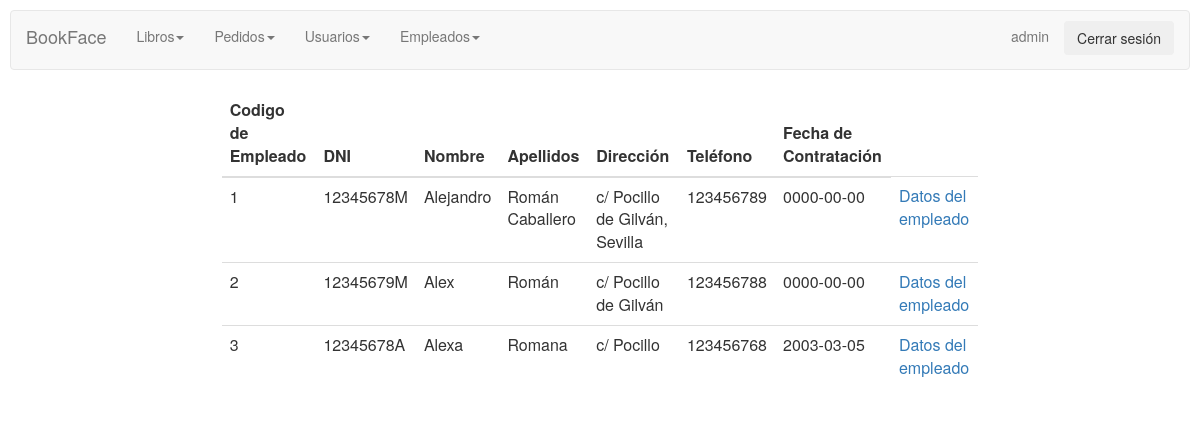
Before: /empleadosadmin/mostrarempleados.php (signed in) with the older database file.
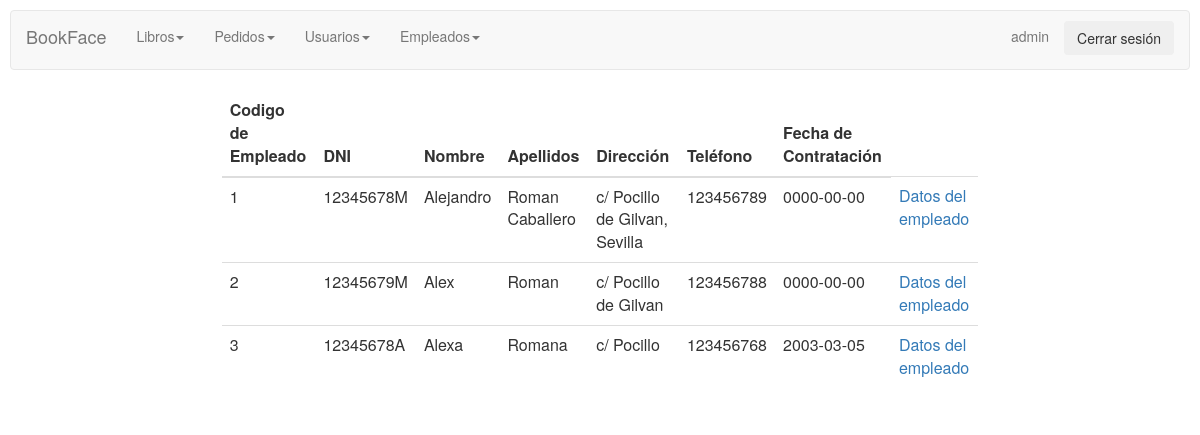
After: the same page with the newer database file.
### tables this page shows
CREATE TABLE `empleados` (
  `codempleado` int(11) NOT NULL AUTO_INCREMENT,
  `dni` char(9) NOT NULL,
  `nombre` varchar(45) NOT NULL,
  `apellidos` varchar(45) NOT NULL,
  `direccion` varchar(255) DEFAULT NULL,
  `telefono` char(9) DEFAULT NULL,
  `fechacontratacion` date DEFAULT NULL,
  PRIMARY KEY (`codempleado`)
);

### empleadosadmin/mostrarempleados.php (the view, shortened to what this page needs)
<html>
<head>
    <link rel="stylesheet" href="../CSS/styles.css">
    <link rel="stylesheet" href="../CSS/menuadmin.css">
</head>
<body>
<?php session_start();
if (isset($_SESSION["user"]) && $_SESSION["user"]=="admin") {
?>
<div class="row">
        <div>
        <?php include_once "../controladmin/menuadmin.php"?>
        </div>
    </div>
    <div class="row">
    <div class="col-md-2"></div>
    <div class="col-md-8">
<?php
$connection = new mysqli("localhost", "root", "123456", "proyecto");
$connection->set_charset("utf8");
if ($result = $connection->query("select * from empleados;")) {
    echo " <table class='table custab' style='background-color: white; border-radius:10px;'>";
    ?>
    <thead>
      <tr>
        <th>Codigo de Empleado</th>
        <th>DNI</th>
        <th>Nombre</th>
        <th>Apellidos</th>
        <th>Dirección</th>
        <th>Teléfono</th>
        <th>Fecha de Contratación</th>
       </tr>
    </thead>
<?php
    while($obj = $result->fetch_object()) {
        echo "<tr>";
        echo "<td>".$obj->codempleado."</td>";
        echo "<td>".$obj->dni."</td>";
        echo "<td>".$obj->nombre."</td>";
        echo "<td>".$obj->apellidos."</td>";
        echo "<td>".$obj->direccion."</td>";
        echo "<td>".$obj->telefono."</td>";
        echo "<td>".$obj->fechacontratacion."</td>";
        echo "<td><a href='empleado.php?cod=$obj->codempleado'>Datos del empleado</a></td>";
        echo "</tr>";
    }
}
} else {
    session_destroy();
    header("Location: ../login.php");
  }
?>
</div>
    <div class="col-md-2"></div>
    </div>
</body>
</html>

Changed rows visible on the page:
changed empleados "Alejandro": apellidos "Román Caballero" → "Roman Caballero"; direccion "c/ Pocillo de Gilván, Sevilla" → "c/ Pocillo de Gilvan, Sevilla"
changed empleados "Alex": apellidos "Román" → "Roman"; direccion "c/ Pocillo de Gilván" → "c/ Pocillo de Gilvan"
